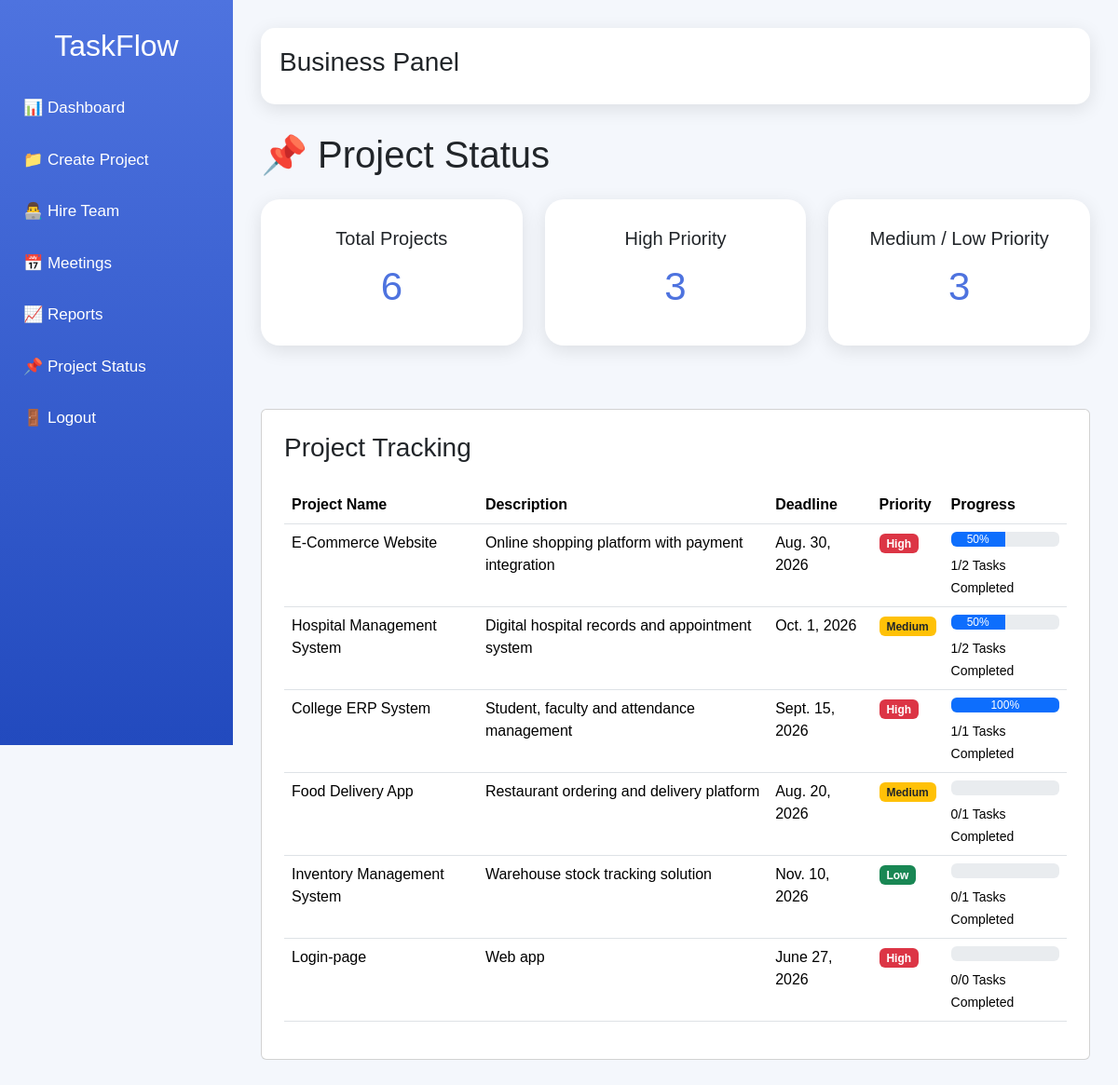
The page /project-status/ on the database its author committed.
### productivity/models.py (models this page shows, shortened)
class Project(models.Model):
    title = models.CharField(max_length=200)
    description = models.TextField()
    deadline = models.DateField()
    priority = models.CharField(max_length=20)
    created_at = models.DateTimeField(auto_now_add=True)

### productivity/views.py (the view)
def project_status(request):
    projects = Project.objects.all()
    high_priority_count = Project.objects.filter(
        priority="High"
    ).count()
    normal_priority_count = Project.objects.exclude(
        priority="High"
    ).count()
    project_data = []
    for project in projects:
        total_tasks = Task.objects.filter(
            project=project
        ).count()
        completed_tasks = Task.objects.filter(
            project=project,
            status="Completed"
        ).count()
        if total_tasks > 0:
            completion_percentage = int(
                (completed_tasks / total_tasks) * 100
            )
        else:
            completion_percentage = 0
        project_data.append({
            'project': project,
            'total_tasks': total_tasks,
            'completed_tasks': completed_tasks,
            'completion_percentage': completion_percentage
        })
    return render(
        request,
        'business/project_status.html',
        {
            'project_data': project_data,
            'high_priority_count': high_priority_count,
            'normal_priority_count': normal_priority_count,
            'projects': projects
        }
    )

### productivity/templates/business/project_status.html
{% extends 'base/business_base.html' %}
{% block content %}
<h1 class="mb-4">
📌 Project Status
</h1>
<div class="row">
    <div class="col-md-4">
        <div class="card dashboard-card">
            <h5>
                Total Projects
            </h5>
            <h2>
                {{ projects.count }}
            </h2>
        </div>
    </div>
    <div class="col-md-4">
        <div class="card dashboard-card">
            <h5>
                High Priority
            </h5>
            <h2>
                {{ high_priority_count }}
            </h2>
        </div>
    </div>
    <div class="col-md-4">
        <div class="card dashboard-card">
            <h5>
                Medium / Low Priority
            </h5>
            <h2>
                {{ normal_priority_count }}
            </h2>
        </div>
    </div>
</div>
<div class="card p-4 mt-5">
    <h3 class="mb-4">
        Project Tracking
    </h3>
    <table class="table table-hover">
        <thead>
            <tr>
                <th>
                    Project Name
                </th>
                <th>
                    Description
                </th>
                <th>
                    Deadline
                </th>
                <th>
                    Priority
                </th>
                <th>
                    Progress
                </th>
            </tr>
        </thead>
        <tbody>
            {% for item in project_data %}
            <tr>
                <td>
                    {{ item.project.title }}
                </td>
                <td>
                    {{ item.project.description }}
                </td>
                <td>
                    {{ item.project.deadline }}
                </td>
                <td>
                    {% if item.project.priority == "High" %}
                    <span class="badge bg-danger">
                        High
                    </span>
                    {% elif item.project.priority == "Medium" %}
                    <span class="badge bg-warning text-dark">
                        Medium
                    </span>
                    {% else %}
                    <span class="badge bg-success">
                        Low
                    </span>
                    {% endif %}
                </td>
                <td>
                    <div class="progress mb-2">
                        <div
                            class="progress-bar"
                            role="progressbar"
                            aria-valuenow="{{item.completion_percentage}}"
                            aria-valuemin="0"
                            aria-valuemax="100"
                            style="width: {{ item.completion_percentage }}%;">
                            {{ item.completion_percentage }}%
                        </div>
                    </div>
                    <small>
                        {{ item.completed_tasks }}/{{ item.total_tasks }} Tasks Completed
                    </small>
                </td>
            </tr>
            {% empty %}
            <tr>
                <td colspan="5" class="text-center">
                    No Projects Found
                </td>
            </tr>
            {% endfor %}
        </tbody>
    </table>
</div>
{% endblock %}

### productivity/static/css/style.css (style rules this page uses)
body { margin: 0; font-family: Arial, sans-serif; background: #f4f7fc; }
.dashboard-card { padding: 30px; border: none; border-radius: 15px; background: white; box-shadow: 0 5px 15px rgba(0,0,0,0.1); text-align: center; }

### productivity/static/css/business.css (style rules this page uses)
body { margin: 0; padding: 0; font-family: Arial, sans-serif; background: #f4f7fc; }
.dashboard-card { padding: 30px; border-radius: 20px; background: white; box-shadow: 0 5px 20px rgba(0,0,0,0.1); text-align: center; transition: 0.3s; margin-bottom: 20px; }
.dashboard-card h5 { font-size: 20px; margin-bottom: 15px; }
.dashboard-card h2 { font-size: 42px; color: #4e73df; }

### rows shown on the page
Project: project "E-Commerce Website", project.description "Online shopping platform with payment integration", project.deadline "Aug. 30, 2026", priority "High", completion_percentage "50", completed_tasks "1", total_tasks "2"
Project: project "Hospital Management System", project.description "Digital hospital records and appointment system", project.deadline "Oct. 1, 2026", priority "Medium", completion_percentage "50", completed_tasks "1", total_tasks "2"
Project: project "College ERP System", project.description "Student, faculty and attendance management", project.deadline "Sept. 15, 2026", priority "High", completion_percentage "100", completed_tasks "1", total_tasks "1"
Project: project "Food Delivery App", project.description "Restaurant ordering and delivery platform", project.deadline "Aug. 20, 2026", priority "Medium", completed_tasks "0", total_tasks "1"
Project: project "Inventory Management System", project.description "Warehouse stock tracking solution", project.deadline "Nov. 10, 2026", priority "Low", completed_tasks "0", total_tasks "1"
Project: project "Login-page", project.description "Web app", project.deadline "June 27, 2026", priority "High", completed_tasks "0", total_tasks "0"

### other values the page prints
{{ projects.count }} "6"
{{ high_priority_count }} "3"
{{ normal_priority_count }} "3"
